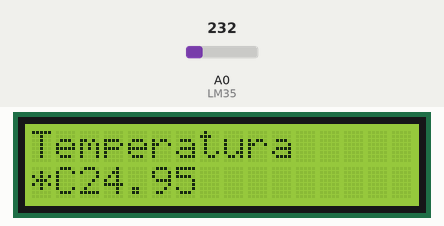
Simulated run of this sketch. Board: Arduino Uno, built with avr-gcc and run on an emulated ATmega328P. Parts: 16×2 character LCD. The inputs (shaded band) are chosen by the test bench; at power-on: A0 (LM35) = 232.

Above: at 1.2 s.
1.3 s: A0 (LM35) set to 250
At 2.8 s:
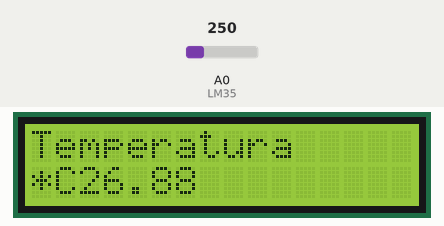
3.5 s: A0 (LM35) set to 266
At 4.5 s:
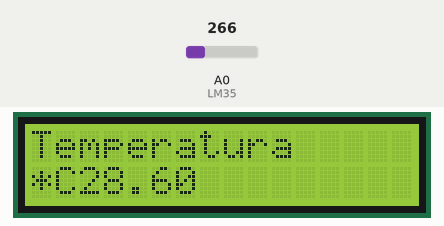
5.5 s: A0 (LM35) set to 290
At 7.5 s:
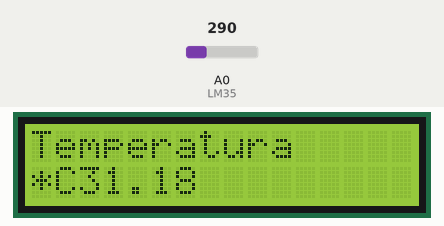
Timing chart, 0 to 9.0 s (numbered marks = the images above; inputs shaded):
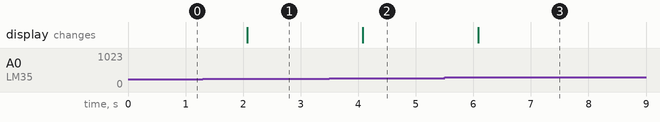

Measured:
- after the input at 1.3 s, the display: changes after 0.77 s (image 1)
- after the input at 3.5 s, the display: changes after 0.58 s (image 2)
- after the input at 5.5 s, the display: changes after 0.59 s (image 3)

The sketch:

LM35lcd.ino
```cpp
const int LM35 = 0;
float temperatura = 0;
int ADClido = 0;
#include <LiquidCrystal.h>
LiquidCrystal lcd(12,11,5,4,3,2);
void setup() {
  analogReference(INTERNAL);
 lcd.begin(16,2);
}

void loop() {
  ADClido = analogRead(LM35);
  temperatura = ADClido * 0.1075268817;
  lcd.setCursor(0,0);
  lcd.print("Temperatura");
  lcd.setCursor(0,1);
  lcd.print("*C");
  lcd.setCursor(2,2);
  lcd.print(temperatura);
  delay(1000);
 }
```
